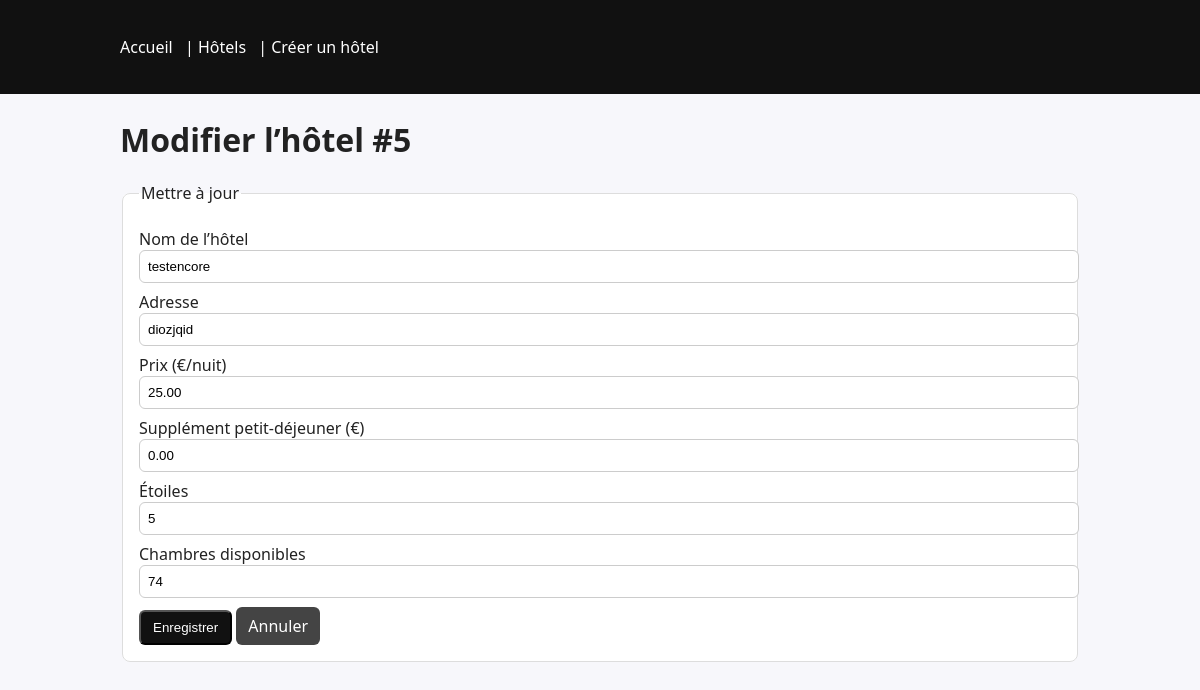
Page /?action=formupdate&id=5 on the committed database.
### tables this page shows
CREATE TABLE IF NOT EXISTS `hotel` (
  `id_hotel` int NOT NULL AUTO_INCREMENT,
  `nom_hotel` varchar(50) DEFAULT NULL,
  `adresse_hotel` varchar(50) DEFAULT NULL,
  `prix` decimal(15,2) DEFAULT NULL,
  `prix_supplement_petit_dejeuner` decimal(15,2) DEFAULT NULL,
  `etoile` int DEFAULT NULL,
  `chambre_disponible` int DEFAULT NULL,
  PRIMARY KEY (`id_hotel`)
);

### index.php (called while the page is built, shortened)
<?php
$racine = __DIR__;
$action = $_GET['action'] ?? 'accueil';
$fichierControleur = controleurPrincipal($action);
require_once "$racine/controller/$fichierControleur";

### modele/md.hotel.php (called while the page is built, shortened)
<?php
    class ModeleHotel{
        private PDO $pdo;
        public function __construct($db){
            $this->pdo = $db;
        }
            public function findById(int $id): ?array {
            $stmt = $this->pdo->prepare(
                "SELECT id_hotel, nom_hotel, adresse_hotel, prix,
                        prix_supplement_petit_dejeuner, etoile, chambre_disponible
                FROM hotel
                WHERE id_hotel = :id"
            );
            $stmt->bindValue(':id', $id, PDO::PARAM_INT);
            $stmt->execute();
            $hotel = $stmt->fetch(PDO::FETCH_ASSOC);
            return $hotel !== false ? $hotel : null;
        }
    }
?>

### vue/hotel/form_update.php (the view, shortened to what this page needs)
<main class="container">
  <h1>Modifier l’hôtel #<?= htmlspecialchars((string)$hotel['id_hotel']) ?></h1>
  <form action="?action=updatehotel" method="POST" autocomplete="off">
    <fieldset>
      <legend>Mettre à jour</legend>
      <label for="nom_hotel">Nom de l’hôtel</label>
      <input type="text" id="nom_hotel" name="nom_hotel" required maxlength="255"
             value="<?= htmlspecialchars($hotel['nom_hotel']) ?>">
      <label for="adresse_hotel">Adresse</label>
      <input type="text" id="adresse_hotel" name="adresse_hotel" required maxlength="255"
             value="<?= htmlspecialchars($hotel['adresse_hotel']) ?>">
      <label for="prix">Prix (€/nuit)</label>
      <input type="number" id="prix" name="prix" required step="0.01" min="0"
             value="<?= htmlspecialchars((string)$hotel['prix']) ?>">
      <label for="prix_supplement_petit_dejeuner">Supplément petit-déjeuner (€)</label>
      <input type="number" id="prix_supplement_petit_dejeuner" name="prix_supplement_petit_dejeuner"
             required step="0.01" min="0"
             value="<?= htmlspecialchars((string)$hotel['prix_supplement_petit_dejeuner']) ?>">
      <label for="etoile">Étoiles</label>
      <input type="number" id="etoile" name="etoile" required min="0" max="5" step="1"
             value="<?= htmlspecialchars((string)$hotel['etoile']) ?>">
      <label for="chambre_disponible">Chambres disponibles</label>
      <input type="number" id="chambre_disponible" name="chambre_disponible" required min="0" step="1"
             value="<?= htmlspecialchars((string)$hotel['chambre_disponible']) ?>">
      <button type="submit" class="btn">Enregistrer</button>
      <a href="?action=hotels" class="btn secondary">Annuler</a>
    </fieldset>
  </form>
</main>

### vue/layout/header.php (style rules this page uses)
body { font-family:system-ui,-apple-system,Segoe UI,Roboto,Ubuntu,"Helvetica Neue",Arial,sans-serif;margin:0;background:#f7f7fb;color:#222 }
.container { max-width:960px;margin:24px auto;padding:0 16px }
.btn { display:inline-block;padding:8px 12px;border-radius:6px;background:#111;color:#fff;text-decoration:none }
.btn.secondary { background:#444 }
fieldset { border:1px solid #ddd;border-radius:8px;padding:16px;background:#fff }
label { display:block;margin-top:8px }
input { width:100%;padding:8px;border:1px solid #ccc;border-radius:6px }
button { margin-top:12px }

### rows in the picture
hotel: id_hotel "5", nom_hotel "testencore", adresse_hotel "diozjqid", prix "25.00", prix_supplement_petit_dejeuner "0.00", etoile "5", chambre_disponible "74"
